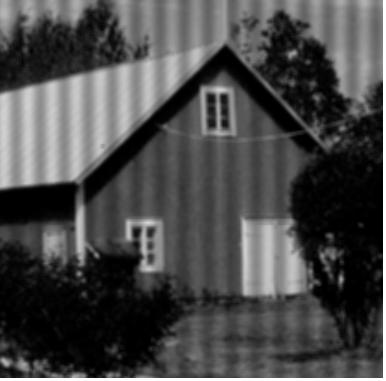
#> input picture house.jpg, 386 x 381 px
$ python noise_elimination.py
#> lines starting #> are read from the running program, lines starting #| are printed output that depends on the picture; after the words box and inside, x2 and y2 are one past the last pixel; in counts of white or black regions, pixels touching at a corner belong together
# coding=utf-8
import numpy as np
from PIL import Image
from matplotlib import pyplot as plt
def readpicture(path):
#> called with path = 'house.jpg'
    im = Image.open(path).convert('L')
    if im is None:
        print("图像打开失败")
        exit()
    return im


# 把图像转换为频域
def transFFT(image):
    # 二维快速傅里叶变换函数
    im = np.fft.fft2(image)
    # 将零频点移到频谱的中间
    fshift = np.fft.fftshift(im)
    # 将复数变换为实数
    # 取log将数据变化到较小的范围
    fshift1 = np.log(abs(fshift))
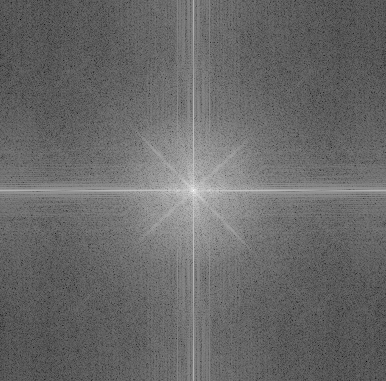
#> fshift1: shape (381, 386) float64; min -0.9, max 16.2, mean 6.17; drawn with min black and max white
    plt.subplot(121)
    plt.imshow(image, cmap='gray')
    plt.subplot(122)
    plt.imshow(fshift1, cmap='gray')
    plt.show()
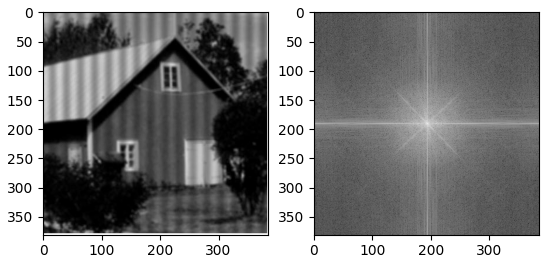
#> figure drawn by matplotlib, 2 panels
    return fshift


# 带阻滤波器
def lowPassFilter(r, w, fshift):
#> called with r = 20, w = 10, fshift = array of shape (381, 386)
    transfor_matrix = np.zeros(fshift.shape)
    center_point = tuple(map(lambda x: (x - 1) / 2, fshift.shape))
#> center_point = (190, 192.5)
    for i in range(transfor_matrix.shape[0]):
        for j in range(transfor_matrix.shape[1]):
            def cal_distance(pa, pb):
                from math import sqrt
                dis = sqrt((pa[0] - pb[0]) ** 2 + (pa[1] - pb[1]) ** 2)
                return dis

            dis = cal_distance(center_point, (i, j))
            if r-w/2 <= dis <= r+w/2:
                transfor_matrix[i, j] = 0
            else:
                transfor_matrix[i, j] = 1
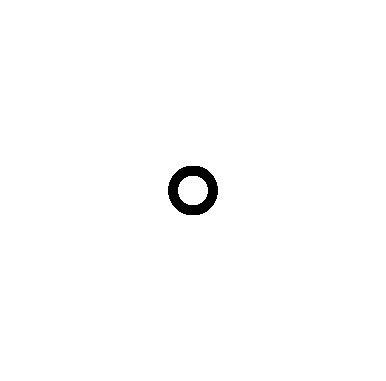
#> transfor_matrix: shape (381, 386) float64; values 0 (black) and 1 (white), 99.1% white; 1 black region, box (x1, y1, x2, y2) and area: (168, 166, 218, 215) 1256
    return transfor_matrix


# 将频域转换为图像
def tranPic(image1, image, im):
    '''
    :param image1: 原图像
    :param image: 高斯滤波后的频域图
    :param im: 原图像的频域图
    :return:
    '''
    im = np.abs(np.fft.ifft2(np.fft.ifftshift(image*im)))
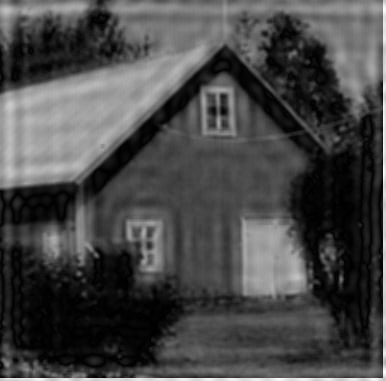
#> im: shape (381, 386) float64; min 0.0492, max 264.9, mean 75.1; drawn with min black and max white
    plt.subplot(121)
    # 原图像
    plt.imshow(image1, cmap='gray')
    plt.subplot(122)
    # 变换后图像
    plt.imshow(im, cmap='gray')
    plt.show()


image = readpicture("house.jpg")
# 返回频域图
im = transFFT(image)
# 对频域平滑
tranImage = lowPassFilter(20, 10, im)
# 返回空域图
tranPic(image, tranImage, im)

$ run again, with duck.jpg copied over house.jpg
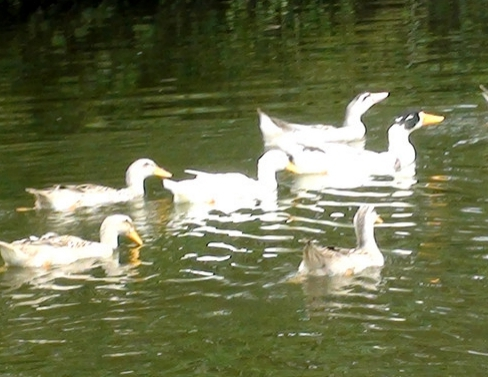
#> input picture duck.jpg, 488 x 377 px
#> after the loop in lowPassFilter, `for i in range(transfor_matrix.shape[0]):`:
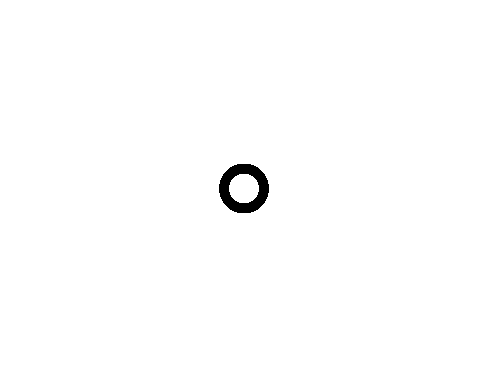
#> transfor_matrix: shape (377, 488) float64; values 0 (black) and 1 (white), 99.3% white; 1 black region, box (x1, y1, x2, y2) and area: (219, 164, 269, 213) 1256
#> in tranPic, `im = np.abs(np.fft.ifft2(np.fft.ifftshift(image*im)))`:
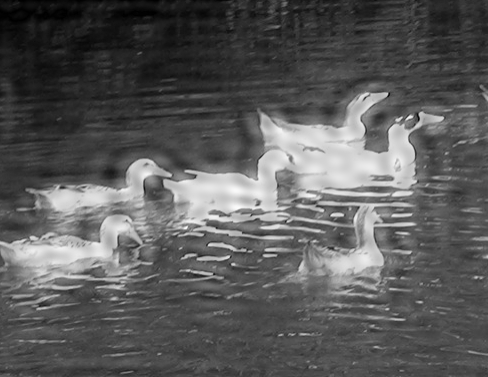
#> im: shape (377, 488) float64; min 0.124, max 300, mean 106.1; drawn with min black and max white
